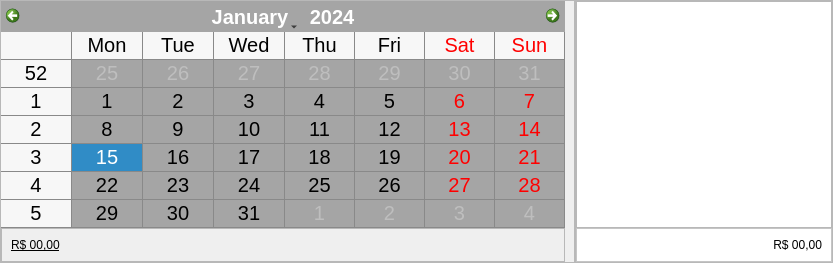
         <widget class="QWidget" name="page">
          <layout class="QHBoxLayout" name="horizontalLayout_9">
           <property name="spacing">
            <number>0</number>
           </property>
           <property name="leftMargin">
            <number>0</number>
           </property>
           <property name="topMargin">
            <number>0</number>
           </property>
           <property name="rightMargin">
            <number>0</number>
           </property>
           <property name="bottomMargin">
            <number>0</number>
           </property>
           <item>
            <widget class="QFrame" name="frame_12">
             <property name="minimumSize">
              <size>
               <width>575</width>
               <height>0</height>
              </size>
             </property>
             <property name="frameShape">
              <enum>QFrame::StyledPanel</enum>
             </property>
             <property name="frameShadow">
              <enum>QFrame::Raised</enum>
             </property>
             <layout class="QVBoxLayout" name="verticalLayout_8">
              <property name="spacing">
               <number>0</number>
              </property>
              <property name="leftMargin">
               <number>0</number>
              </property>
              <property name="topMargin">
               <number>0</number>
              </property>
              <property name="bottomMargin">
               <number>0</number>
              </property>
              <item>
               <widget class="QCalendarWidget" name="calendarWidget">
                <property name="cursor">
                 <cursorShape>PointingHandCursor</cursorShape>
                </property>
                <property name="styleSheet">
                 <string notr="true">font-size: 20px;
background-color: rgb(165, 165, 165);
</string>
                </property>
                <property name="gridVisible">
                 <bool>true</bool>
                </property>
               </widget>
              </item>
              <item>
               <widget class="QFrame" name="frame_13">
                <property name="frameShape">
                 <enum>QFrame::StyledPanel</enum>
                </property>
                <property name="frameShadow">
                 <enum>QFrame::Raised</enum>
                </property>
                <layout class="QHBoxLayout" name="horizontalLayout_6">
                 <item>
                  <widget class="QLabel" name="labelCaixaMes">
                   <property name="styleSheet">
                    <string notr="true">
text-decoration: underline;
font: 24pt &quot;Arial Rounded MT Bold&quot;;</string>
                   </property>
                   <property name="text">
                    <string>R$ 00,00</string>
                   </property>
                  </widget>
                 </item>
                </layout>
               </widget>
              </item>
             </layout>
            </widget>
           </item>
           <item>
            <widget class="QFrame" name="frame_8">
             <property name="frameShape">
              <enum>QFrame::StyledPanel</enum>
             </property>
             <property name="frameShadow">
              <enum>QFrame::Raised</enum>
             </property>
             <layout class="QVBoxLayout" name="verticalLayout_6">
              <property name="spacing">
               <number>0</number>
              </property>
              <property name="leftMargin">
               <number>0</number>
              </property>
              <property name="topMargin">
               <number>0</number>
              </property>
              <property name="rightMargin">
               <number>0</number>
              </property>
              <property name="bottomMargin">
               <number>0</number>
              </property>
              <item>
               <widget class="QTableWidget" name="tableWidgetProd"/>
              </item>
              <item>
               <widget class="QFrame" name="frame_10">
                <property name="styleSheet">
                 <string notr="true">background-color: rgb(255, 255, 255);</string>
                </property>
                <property name="frameShape">
                 <enum>QFrame::StyledPanel</enum>
                </property>
                <property name="frameShadow">
                 <enum>QFrame::Raised</enum>
                </property>
                <layout class="QHBoxLayout" name="horizontalLayout_5">
                 <item>
                  <widget class="QLabel" name="labelCaixa">
                   <property name="maximumSize">
                    <size>
                     <width>16777215</width>
                     <height>16777215</height>
                    </size>
                   </property>
                   <property name="styleSheet">
                    <string notr="true">
font: 28px &quot;Arial Rounded MT Bold&quot;;


</string>
                   </property>
                   <property name="text">
                    <string>R$ 00,00</string>
                   </property>
                   <property name="alignment">
                    <set>Qt::AlignRight|Qt::AlignTrailing|Qt::AlignVCenter</set>
                   </property>
                  </widget>
                 </item>
                </layout>
               </widget>
              </item>
             </layout>
            </widget>
           </item>
          </layout>
         </widget>
